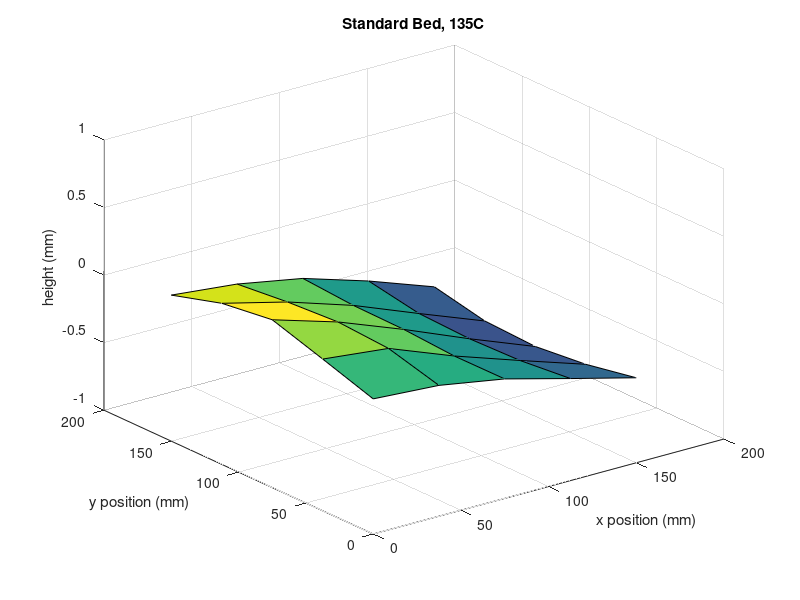

Reproduce this figure in MATLAB.
X = [0, 37.5, 75, 112.5, 150, 0, 37.5, 75, 112.5, 150, 0, 37.5, 75, 112.5, 150,0, 37.5, 75, 112.5, 150,0, 37.5, 75, 112.5, 150,];
Y = [0, 0, 0, 0, 0, 37.5, 37.5, 37.5, 37.5, 37.5, 75, 75, 75, 75, 75, 112.5, 112.5, 112.5, 112.5, 112.5, 150, 150, 150, 150, 150];
Z = [0, -.032, -.116, -.245, -.371, .123, .070, -.118, -.283, -.443, .242, .094, -.093, -.294, -.483, .192, .070, -.087, -.279, -.466, .081, .031, -.059, -.210, -.385 ];
xr = reshape(X, 5, 5);
yr = reshape(Y, 5, 5);
zr = reshape(Z, 5, 5);
surf(xr, yr, zr)
zlim([-1 1])
xlabel('x position (mm)')
ylabel('y position (mm)')
zlabel('height (mm)')
title("Standard Bed, 135C");
